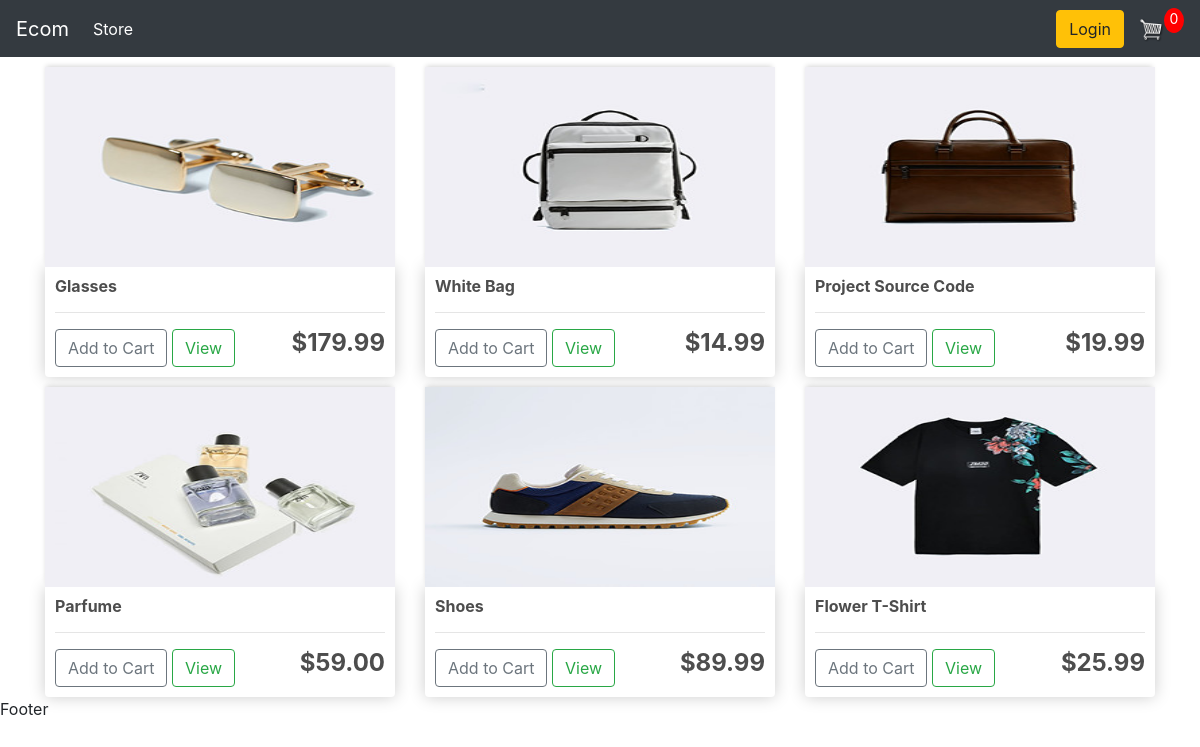
The page / on the database its author committed.
### store/models.py (models this page shows, shortened)
class Product(models.Model):
    name = models.CharField(max_length=200)
    price = models.FloatField()
    image = models.ImageField(default='placeholder.png', blank=True)
    digital = models.BooleanField(default=False, null=True, blank=True)
    @property
    def imageURL(self):
        try:
            url = self.image.url
        except:
            url = ''
        return url

### store/views.py (the view)
# urls.py: path('', include('store.urls')),
def store(request):
    data = cartData(request)
    cartItems = data['cartItems']
    products = Product.objects.all()
    context = {'products': products, 'cartItems': cartItems}
    return render(request, 'store/store.html', context)

### store/utils.py (called while the page is built, shortened)
def cookieCart(request):
    try:
        cart = json.loads(request.COOKIES['cart'])
    except:
        cart = {}
    items = []
    order = {'get_cart_total': 0, 'get_cart_item': 0, 'shipping': False}
    cartItems = order['get_cart_item']
    return {'cartItems': cartItems, 'order': order, 'items': items}

def cartData(request):
    if request.user.is_authenticated:
        custumer = request.user.customer
        order, created = Order.objects.get_or_create(customer=custumer, complete=False)
        items = order.orderitem_set.all()
        cartItems = order.get_cart_item
    else:
        cookieData = cookieCart(request)
        cartItems = cookieData['cartItems']
        order = cookieData['order']
        items = cookieData['items']
    return {'cartItems': cartItems, 'order': order, 'items': items}

### templates/store/store.html
{% extends 'base.html' %}
{% load static %}
{% block content %}
    <div class="row">
        {% for product in products %}
        <div class="col-lg-4">
            <img class="thumbnail" src="{{ product.imageURL }}">
            <div class="box-element product">
                <h6><strong>{{ product.name }}</strong></h6>
                <hr>
                <button data-product="{{ product.id }}" data-action="add" class="btn btn-outline-secondary add-btn update-cart">Add to Cart</button>
                <a class="btn btn-outline-success" href="#">View</a>
                <h4 style="display: inline-block; float: right"><strong>${{ product.price | floatformat:2 }}</strong></h4>
            </div>
        </div>
        {% endfor %}
    </div>
{% endblock %}

### templates/base.html (shortened to what this page needs)
{% load static %}
<!DOCTYPE html>
<html lang="en">
<head>
    <link rel="stylesheet" href="{% static 'css/style.css' %}" type="text/css">
    <link rel="stylesheet" href="https://pro.fontawesome.com/releases/v5.10.0/css/all.css"/>
    <link rel="stylesheet" href="https://stackpath.bootstrapcdn.com/bootstrap/4.4.1/css/bootstrap.min.css">
</head>
<body>
    {% include 'partials/_header.html' %}
    <div class="container">
        {% block content %}     {% endblock %}
    </div>
    {% include 'partials/_footer.html' %}
</body>
</html>

### templates/partials/_header.html (shortened to what this page needs)
{% load static %}
<nav class="navbar navbar-expand-lg navbar-dark bg-dark">
    <a class="navbar-brand" href="{% url 'store' %}">Ecom</a>
    <div class="collapse navbar-collapse" id="navbarSupportedContent">
        <ul class="navbar-nav mr-auto">
            <li class="nav-item active">
                <a class="nav-link" href="{% url 'store' %}">Store <span class="sr-only">(current)</span></a>
            </li>
        </ul>
        <div class="form-inline my-2 my-lg-0">
            <a href="#"class="btn btn-warning">Login</a>
            <a href="{% url 'cart' %}">
                <img  id="cart-icon" src="{% static 'images/cart.png' %}">
            </a>
            <p id="cart-total">{{ cartItems }}</p>
        </div>
    </div>
</nav>

### templates/partials/_footer.html
Footer

### ecommerce/static/css/style.css (style rules this page uses)
h1,h2,h3,h4,h5,h6 { color:hsl(0, 0%, 30%); }
.box-element { box-shadow:hsl(0, 0%, 80%) 0 0 16px; background-color: #fff; border-radius: 4px; padding: 10px; }
.thumbnail { width: 100%; height: 200px; -webkit-box-shadow: -1px -3px 5px -2px rgba(214,214,214,1); -moz-box-shadow: -1px -3px 5px -2px rgba(214,214,214,1); box-shadow: -1px -3px 5px -2px rgba(214,214,214,1); }
.product { border-radius: 0 0 4px 4px; }
.bg-dark { background-color: #4f868c!important; }
#cart-icon { width:25px; display: inline-block; margin-left: 15px; }
#cart-total { display: block; text-align: center; color:#fff; background-color: red; width: 20px; height: 25px; border-radius: 50%; font-size: 14px; }
.col-lg-4, .col-lg-6, .col-lg-8, .col-lg-12 { margin-top: 10px; }
.btn { border-radius: 0; }

### rows shown on the page
Product: imageURL (picture), name "Glasses", price "179.99"
Product: imageURL (picture), name "White Bag", price "14.99"
Product: imageURL (picture), name "Project Source Code", price "19.99"
Product: imageURL (picture), name "Parfume", price "59.00"
Product: imageURL (picture), name "Shoes", price "89.99"
Product: imageURL (picture), name "Flower T-Shirt", price "25.99"

### other values the page prints
{{ cartItems }} "0"
